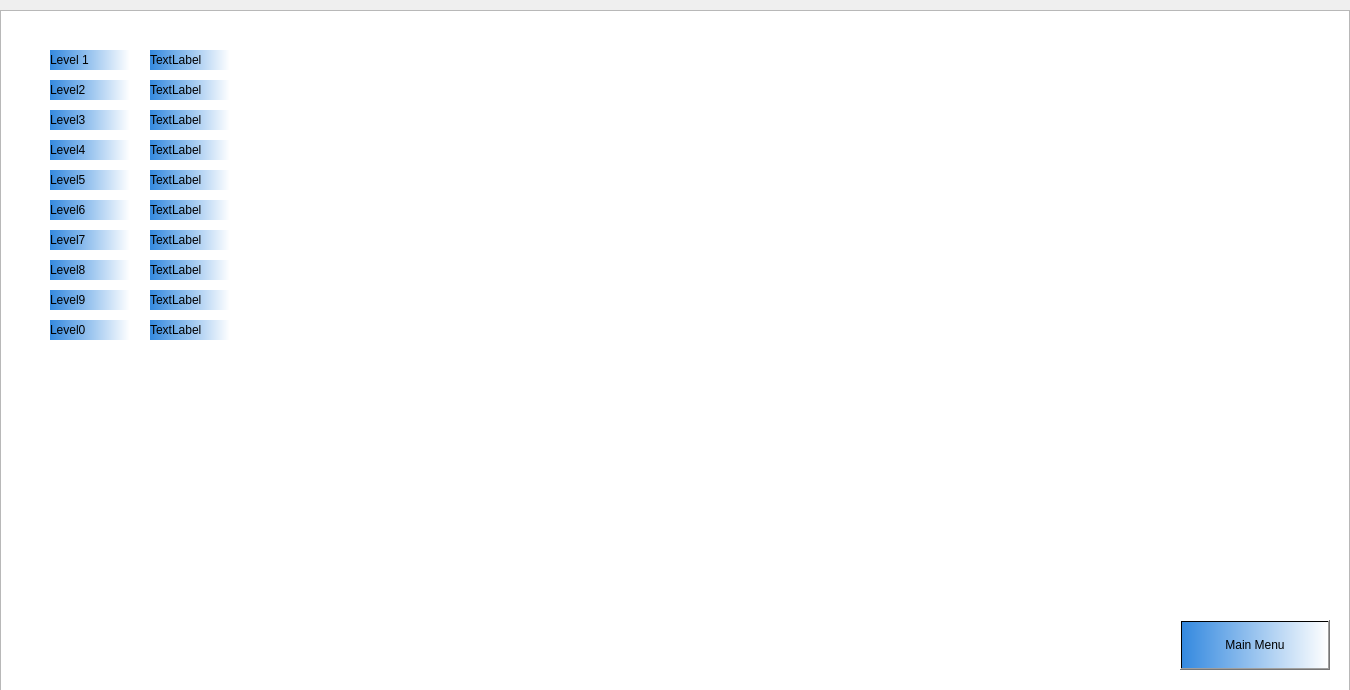
<?xml version="1.0" encoding="UTF-8"?>
<ui version="4.0">
 <class>HighScores</class>
 <widget class="QDialog" name="HighScores">
  <property name="geometry">
   <rect>
    <x>0</x>
    <y>0</y>
    <width>1350</width>
    <height>690</height>
   </rect>
  </property>
  <property name="windowTitle">
   <string>Dialog</string>
  </property>
  <widget class="QGraphicsView" name="graphicsView">
   <property name="geometry">
    <rect>
     <x>0</x>
     <y>10</y>
     <width>1350</width>
     <height>690</height>
    </rect>
   </property>
   <property name="styleSheet">
    <string notr="true">border-image: url(:/new/prefix1/Quad_bike_desktop-wallpaper_4.jpg);</string>
   </property>
  </widget>
  <widget class="QPushButton" name="pushButton">
   <property name="geometry">
    <rect>
     <x>1180</x>
     <y>620</y>
     <width>150</width>
     <height>50</height>
    </rect>
   </property>
   <property name="styleSheet">
    <string notr="true">font: 75 16pt &quot;Comic Sans MS&quot;;
background-color: qlineargradient(spread:pad, x1:0, y1:0, x2:1, y2:0, stop:0 rgba(52, 137, 223, 255), stop:1 rgba(255, 255, 255, 255));</string>
   </property>
   <property name="text">
    <string>Main Menu</string>
   </property>
  </widget>
  <widget class="QLabel" name="label">
   <property name="geometry">
    <rect>
     <x>150</x>
     <y>50</y>
     <width>80</width>
     <height>20</height>
    </rect>
   </property>
   <property name="styleSheet">
    <string notr="true">font: 75 10pt &quot;Comic Sans MS&quot;;
background-color: qlineargradient(spread:pad, x1:0, y1:0, x2:1, y2:0, stop:0 rgba(52, 137, 223, 255), stop:1 rgba(255, 255, 255, 255));</string>
   </property>
   <property name="text">
    <string>TextLabel</string>
   </property>
  </widget>
  <widget class="QLabel" name="label_2">
   <property name="geometry">
    <rect>
     <x>150</x>
     <y>80</y>
     <width>80</width>
     <height>20</height>
    </rect>
   </property>
   <property name="styleSheet">
    <string notr="true">font: 75 10pt &quot;Comic Sans MS&quot;;
background-color: qlineargradient(spread:pad, x1:0, y1:0, x2:1, y2:0, stop:0 rgba(52, 137, 223, 255), stop:1 rgba(255, 255, 255, 255));</string>
   </property>
   <property name="text">
    <string>TextLabel</string>
   </property>
  </widget>
  <widget class="QLabel" name="label_3">
   <property name="geometry">
    <rect>
     <x>150</x>
     <y>110</y>
     <width>80</width>
     <height>20</height>
    </rect>
   </property>
   <property name="styleSheet">
    <string notr="true">font: 75 10pt &quot;Comic Sans MS&quot;;
background-color: qlineargradient(spread:pad, x1:0, y1:0, x2:1, y2:0, stop:0 rgba(52, 137, 223, 255), stop:1 rgba(255, 255, 255, 255));</string>
   </property>
   <property name="text">
    <string>TextLabel</string>
   </property>
  </widget>
  <widget class="QLabel" name="label_4">
   <property name="geometry">
    <rect>
     <x>150</x>
     <y>140</y>
     <width>80</width>
     <height>20</height>
    </rect>
   </property>
   <property name="styleSheet">
    <string notr="true">font: 75 10pt &quot;Comic Sans MS&quot;;
background-color: qlineargradient(spread:pad, x1:0, y1:0, x2:1, y2:0, stop:0 rgba(52, 137, 223, 255), stop:1 rgba(255, 255, 255, 255));</string>
   </property>
   <property name="text">
    <string>TextLabel</string>
   </property>
  </widget>
  <widget class="QLabel" name="label_5">
   <property name="geometry">
    <rect>
     <x>150</x>
     <y>170</y>
     <width>80</width>
     <height>20</height>
    </rect>
   </property>
   <property name="styleSheet">
    <string notr="true">font: 75 10pt &quot;Comic Sans MS&quot;;
background-color: qlineargradient(spread:pad, x1:0, y1:0, x2:1, y2:0, stop:0 rgba(52, 137, 223, 255), stop:1 rgba(255, 255, 255, 255));</string>
   </property>
   <property name="text">
    <string>TextLabel</string>
   </property>
  </widget>
  <widget class="QLabel" name="label_6">
   <property name="geometry">
    <rect>
     <x>150</x>
     <y>200</y>
     <width>80</width>
     <height>20</height>
    </rect>
   </property>
   <property name="styleSheet">
    <string notr="true">font: 75 10pt &quot;Comic Sans MS&quot;;
background-color: qlineargradient(spread:pad, x1:0, y1:0, x2:1, y2:0, stop:0 rgba(52, 137, 223, 255), stop:1 rgba(255, 255, 255, 255));</string>
   </property>
   <property name="text">
    <string>TextLabel</string>
   </property>
  </widget>
  <widget class="QLabel" name="label_7">
   <property name="geometry">
    <rect>
     <x>150</x>
     <y>230</y>
     <width>80</width>
     <height>20</height>
    </rect>
   </property>
   <property name="styleSheet">
    <string notr="true">font: 75 10pt &quot;Comic Sans MS&quot;;
background-color: qlineargradient(spread:pad, x1:0, y1:0, x2:1, y2:0, stop:0 rgba(52, 137, 223, 255), stop:1 rgba(255, 255, 255, 255));</string>
   </property>
   <property name="text">
    <string>TextLabel</string>
   </property>
  </widget>
  <widget class="QLabel" name="label_8">
   <property name="geometry">
    <rect>
     <x>150</x>
     <y>260</y>
     <width>80</width>
     <height>20</height>
    </rect>
   </property>
   <property name="styleSheet">
    <string notr="true">font: 75 10pt &quot;Comic Sans MS&quot;;
background-color: qlineargradient(spread:pad, x1:0, y1:0, x2:1, y2:0, stop:0 rgba(52, 137, 223, 255), stop:1 rgba(255, 255, 255, 255));</string>
   </property>
   <property name="text">
    <string>TextLabel</string>
   </property>
  </widget>
  <widget class="QLabel" name="label_9">
   <property name="geometry">
    <rect>
     <x>150</x>
     <y>290</y>
     <width>80</width>
     <height>20</height>
    </rect>
   </property>
   <property name="styleSheet">
    <string notr="true">font: 75 10pt &quot;Comic Sans MS&quot;;
background-color: qlineargradient(spread:pad, x1:0, y1:0, x2:1, y2:0, stop:0 rgba(52, 137, 223, 255), stop:1 rgba(255, 255, 255, 255));</string>
   </property>
   <property name="text">
    <string>TextLabel</string>
   </property>
  </widget>
  <widget class="QLabel" name="label_10">
   <property name="geometry">
    <rect>
     <x>150</x>
     <y>320</y>
     <width>80</width>
     <height>20</height>
    </rect>
   </property>
   <property name="styleSheet">
    <string notr="true">font: 75 10pt &quot;Comic Sans MS&quot;;
background-color: qlineargradient(spread:pad, x1:0, y1:0, x2:1, y2:0, stop:0 rgba(52, 137, 223, 255), stop:1 rgba(255, 255, 255, 255));</string>
   </property>
   <property name="text">
    <string>TextLabel</string>
   </property>
  </widget>
  <widget class="QLabel" name="label_11">
   <property name="geometry">
    <rect>
     <x>50</x>
     <y>50</y>
     <width>80</width>
     <height>20</height>
    </rect>
   </property>
   <property name="styleSheet">
    <string notr="true">font: 75 10pt &quot;Comic Sans MS&quot;;
background-color: qlineargradient(spread:pad, x1:0, y1:0, x2:1, y2:0, stop:0 rgba(52, 137, 223, 255), stop:1 rgba(255, 255, 255, 255));</string>
   </property>
   <property name="text">
    <string>Level 1</string>
   </property>
  </widget>
  <widget class="QLabel" name="label_12">
   <property name="geometry">
    <rect>
     <x>50</x>
     <y>80</y>
     <width>80</width>
     <height>20</height>
    </rect>
   </property>
   <property name="styleSheet">
    <string notr="true">font: 75 10pt &quot;Comic Sans MS&quot;;
background-color: qlineargradient(spread:pad, x1:0, y1:0, x2:1, y2:0, stop:0 rgba(52, 137, 223, 255), stop:1 rgba(255, 255, 255, 255));</string>
   </property>
   <property name="text">
    <string>Level2</string>
   </property>
  </widget>
  <widget class="QLabel" name="label_13">
   <property name="geometry">
    <rect>
     <x>50</x>
     <y>110</y>
     <width>80</width>
     <height>20</height>
    </rect>
   </property>
   <property name="styleSheet">
    <string notr="true">font: 75 10pt &quot;Comic Sans MS&quot;;
background-color: qlineargradient(spread:pad, x1:0, y1:0, x2:1, y2:0, stop:0 rgba(52, 137, 223, 255), stop:1 rgba(255, 255, 255, 255));</string>
   </property>
   <property name="text">
    <string>Level3</string>
   </property>
  </widget>
  <widget class="QLabel" name="label_14">
   <property name="geometry">
    <rect>
     <x>50</x>
     <y>140</y>
     <width>80</width>
     <height>20</height>
    </rect>
   </property>
   <property name="styleSheet">
    <string notr="true">font: 75 10pt &quot;Comic Sans MS&quot;;
background-color: qlineargradient(spread:pad, x1:0, y1:0, x2:1, y2:0, stop:0 rgba(52, 137, 223, 255), stop:1 rgba(255, 255, 255, 255));</string>
   </property>
   <property name="text">
    <string>Level4</string>
   </property>
  </widget>
  <widget class="QLabel" name="label_15">
   <property name="geometry">
    <rect>
     <x>50</x>
     <y>170</y>
     <width>80</width>
     <height>20</height>
    </rect>
   </property>
   <property name="styleSheet">
    <string notr="true">font: 75 10pt &quot;Comic Sans MS&quot;;
background-color: qlineargradient(spread:pad, x1:0, y1:0, x2:1, y2:0, stop:0 rgba(52, 137, 223, 255), stop:1 rgba(255, 255, 255, 255));</string>
   </property>
   <property name="text">
    <string>Level5</string>
   </property>
  </widget>
  <widget class="QLabel" name="label_16">
   <property name="geometry">
    <rect>
     <x>50</x>
     <y>200</y>
     <width>80</width>
     <height>20</height>
    </rect>
   </property>
   <property name="styleSheet">
    <string notr="true">font: 75 10pt &quot;Comic Sans MS&quot;;
background-color: qlineargradient(spread:pad, x1:0, y1:0, x2:1, y2:0, stop:0 rgba(52, 137, 223, 255), stop:1 rgba(255, 255, 255, 255));</string>
   </property>
   <property name="text">
    <string>Level6</string>
   </property>
  </widget>
  <widget class="QLabel" name="label_17">
   <property name="geometry">
    <rect>
     <x>50</x>
     <y>230</y>
     <width>80</width>
     <height>20</height>
    </rect>
   </property>
   <property name="styleSheet">
    <string notr="true">font: 75 10pt &quot;Comic Sans MS&quot;;
background-color: qlineargradient(spread:pad, x1:0, y1:0, x2:1, y2:0, stop:0 rgba(52, 137, 223, 255), stop:1 rgba(255, 255, 255, 255));</string>
   </property>
   <property name="text">
    <string>Level7</string>
   </property>
  </widget>
  <widget class="QLabel" name="label_18">
   <property name="geometry">
    <rect>
     <x>50</x>
     <y>260</y>
     <width>80</width>
     <height>20</height>
    </rect>
   </property>
   <property name="styleSheet">
    <string notr="true">font: 75 10pt &quot;Comic Sans MS&quot;;
background-color: qlineargradient(spread:pad, x1:0, y1:0, x2:1, y2:0, stop:0 rgba(52, 137, 223, 255), stop:1 rgba(255, 255, 255, 255));</string>
   </property>
   <property name="text">
    <string>Level8</string>
   </property>
  </widget>
  <widget class="QLabel" name="label_19">
   <property name="geometry">
    <rect>
     <x>50</x>
     <y>290</y>
     <width>80</width>
     <height>20</height>
    </rect>
   </property>
   <property name="styleSheet">
    <string notr="true">font: 75 10pt &quot;Comic Sans MS&quot;;
background-color: qlineargradient(spread:pad, x1:0, y1:0, x2:1, y2:0, stop:0 rgba(52, 137, 223, 255), stop:1 rgba(255, 255, 255, 255));</string>
   </property>
   <property name="text">
    <string>Level9</string>
   </property>
  </widget>
  <widget class="QLabel" name="label_20">
   <property name="geometry">
    <rect>
     <x>50</x>
     <y>320</y>
     <width>80</width>
     <height>20</height>
    </rect>
   </property>
   <property name="styleSheet">
    <string notr="true">font: 75 10pt &quot;Comic Sans MS&quot;;
background-color: qlineargradient(spread:pad, x1:0, y1:0, x2:1, y2:0, stop:0 rgba(52, 137, 223, 255), stop:1 rgba(255, 255, 255, 255));</string>
   </property>
   <property name="text">
    <string>Level0</string>
   </property>
  </widget>
 </widget>
 <resources/>
 <connections/>
</ui>
